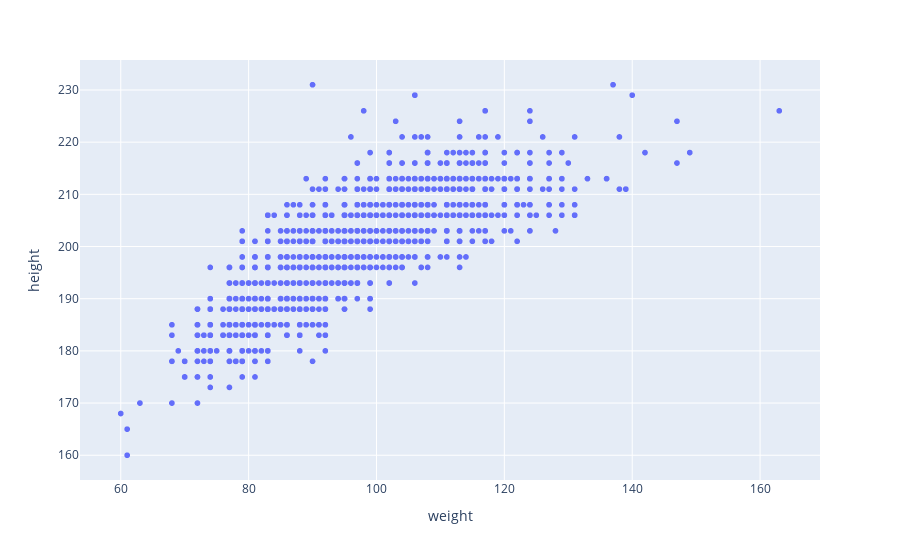

Notebook code cell kept with this figure:
### Code cell
scat_play = players[['Player', 'height', 'weight']]

#scat_play.plot.scatter('weight', 'height')
fig = px.scatter(scat_play, x="weight", y="height", hover_data=['Player'])
fig.show()

### Figure 1 — Plotly figure (JSON) as saved in the notebook; plotly's stock layout.template omitted (floating-point values rounded to 4 significant figures; data arrays with more than 128 entries replaced by an {"elided": "..."} marker saying what was removed)
{"data": [{"customdata": {"elided": "3921x1 str values"}, "hovertemplate": "weight=%{x}<br>height=%{y}<br>Player=%{customdata[0]}<extra></extra>", "legendgroup": "", "marker": {"color": "#636efa", "symbol": "circle"}, "mode": "markers", "name": "", "showlegend": false, "type": "scattergl", "x": {"elided": "3921 int values"}, "xaxis": "x", "y": {"elided": "3921 int values"}, "yaxis": "y"}], "layout": {"legend": {"tracegroupgap": 0}, "margin": {"t": 60}, "xaxis": {"anchor": "y", "domain": [0, 1], "title": {"text": "weight"}}, "yaxis": {"anchor": "x", "domain": [0, 1], "title": {"text": "height"}}}}
